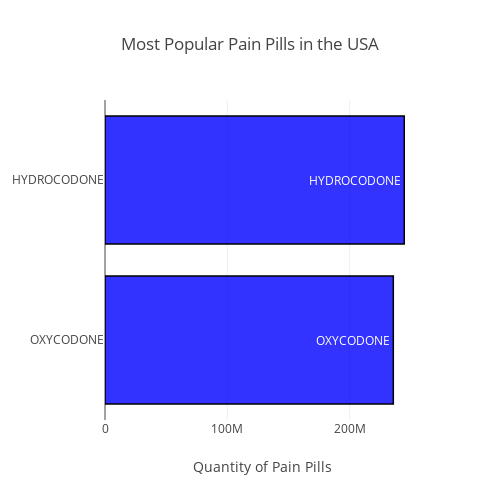

Here is the notebook cell this chart was saved with:
### Markdown cell above
Step 4: Compare top three states to the rest of the USA

### Code cell
drugCounts = quantityCounter(df,'DRUG_NAME')
plotHorizontalBarGraph(drugCounts,'QUANTITY','Most Popular Pain Pills in the USA','Quantity of Pain Pills',500,500,0,2)
del drugCounts

### Figure 1 — Plotly figure (JSON) as saved in the notebook; plotly's stock layout.template omitted (floating-point values rounded to 4 significant figures)
{"data": [{"marker": {"color": "rgba(0, 0, 255, 0.8)", "line": {"color": "rgb(0,0,0)", "width": 1.5}}, "name": "Kaggle", "orientation": "h", "text": ["HYDROCODONE", "OXYCODONE"], "type": "bar", "uid": "1b0b7a05-dcdf-4f0d-9a33-f1ee930ec72d", "x": [244599198, 235667016], "y": ["HYDROCODONE", "OXYCODONE"]}], "layout": {"barmode": "group", "height": 500, "showlegend": false, "title": {"text": "Most Popular Pain Pills in the USA"}, "width": 500, "xaxis": {"title": {"text": "Quantity of Pain Pills"}}, "yaxis": {"automargin": true, "autorange": "reversed"}}}
